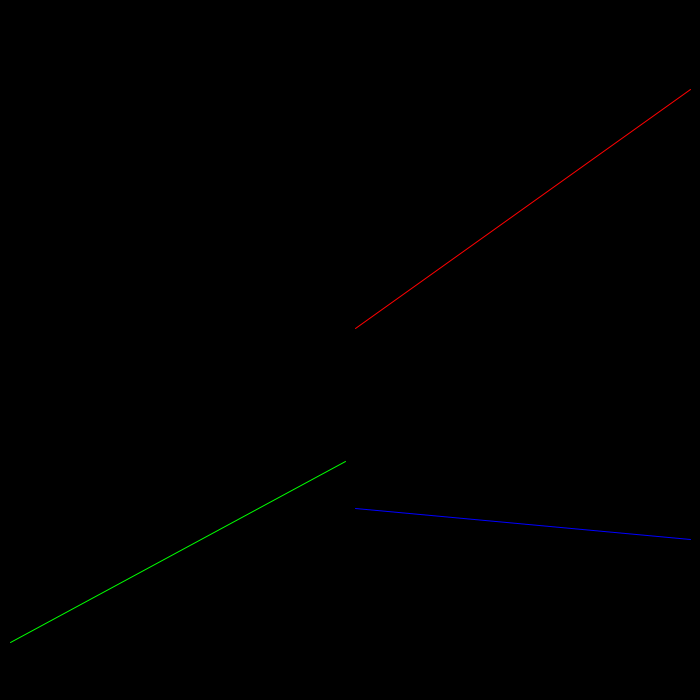
Frame 1 (no input)
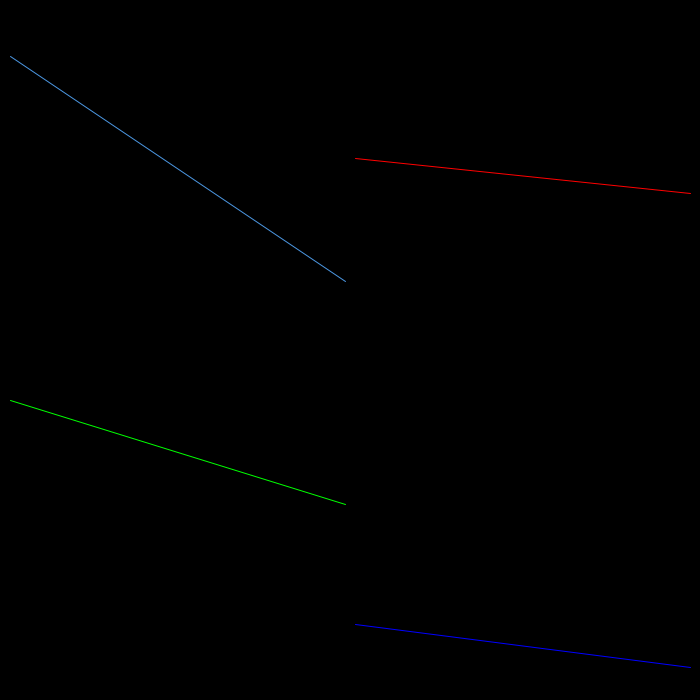
Frame 60 (the mouse pressed at the canvas centre just before this capture)
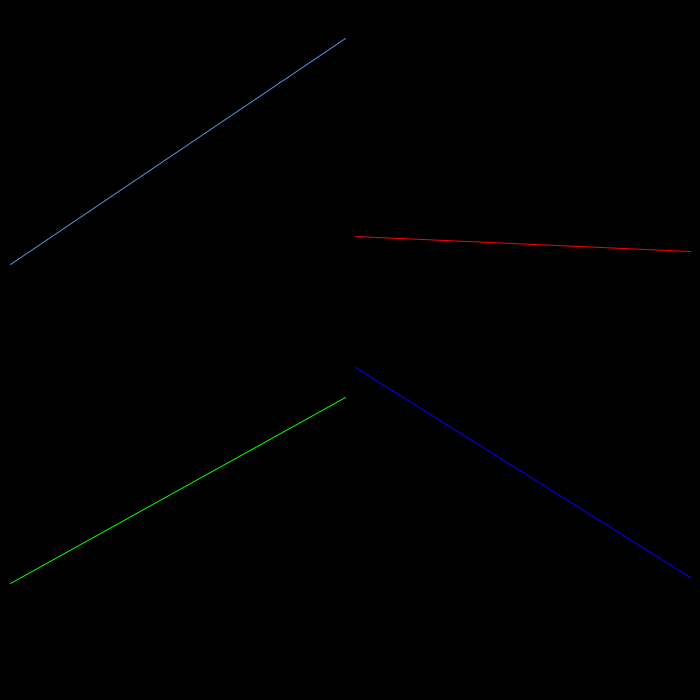
Frame 120 (the mouse held since frame 60 and released just before this capture)

The Processing sketch that drew these frames (run headless with seeded random() and noise(); from frame 60 on, the mouse is pressed at the canvas centre):

// Processing sketch: processing_184447
// ── processing_184447.pde



void setup() {
  size(700, 700); 
  frameRate(300);
}

void draw() {
  background(0);
    line(10,random(10,height/2-5),width/2-5,random(10,height/2-5)); //upper left
    stroke(255,0,0);
    line(width/2+5,random(10,height/2-5),width-10,random(10,height/2-5)); //upper right
    stroke(0,255,0);
    line(10,random(height/2+5,height-10),width/2-5,random(height/2+5,height-10)); //lower left
    stroke(0,0,255);
    line(width/2+5,random(height/2+5,height-10),width-10,random(height/2+5,height-10)); //lower right
    stroke(75,150,225);
}
